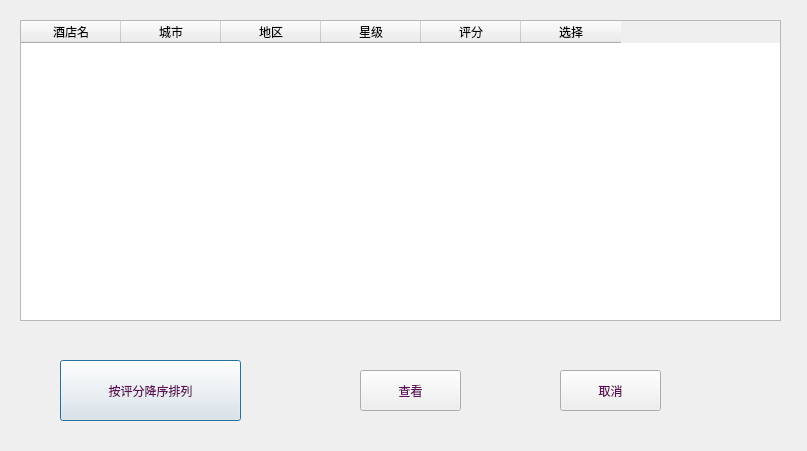
<?xml version="1.0" encoding="UTF-8"?>
<ui version="4.0">
 <class>findroom</class>
 <widget class="QDialog" name="findroom">
  <property name="geometry">
   <rect>
    <x>0</x>
    <y>0</y>
    <width>807</width>
    <height>451</height>
   </rect>
  </property>
  <property name="windowTitle">
   <string>查询酒店</string>
  </property>
  <widget class="QPushButton" name="sort">
   <property name="geometry">
    <rect>
     <x>60</x>
     <y>360</y>
     <width>181</width>
     <height>61</height>
    </rect>
   </property>
   <property name="styleSheet">
    <string notr="true">QPushButton
{
border-image: url(:/Image/kuang18.png);
font: 100 11pt &quot;方正清刻本悦宋简体&quot;;
color:rgb(96, 14, 89)
}
QPushButton:hover
{
border-image: url(:/Image/kaung14.png);
font: 100 11pt &quot;方正清刻本悦宋简体&quot;;
color:rgb(148, 17, 137)
}
QPushButton:pressed
{
border-image: url(:/Image/kuang17.png);
font: 100 11pt &quot;方正清刻本悦宋简体&quot;;
color:rgb(86, 11, 80)
}</string>
   </property>
   <property name="text">
    <string>按评分降序排列</string>
   </property>
  </widget>
  <widget class="QPushButton" name="pushButton_2">
   <property name="geometry">
    <rect>
     <x>560</x>
     <y>370</y>
     <width>101</width>
     <height>41</height>
    </rect>
   </property>
   <property name="styleSheet">
    <string notr="true">QPushButton
{
border-image: url(:/Image/kuang8.png);
font: 100 11pt &quot;方正清刻本悦宋简体&quot;;
color:rgb(96, 14, 89)
}
QPushButton:hover
{
border-image: url(:/Image/kuang9.png);
font: 100 11pt &quot;方正清刻本悦宋简体&quot;;
color:rgb(148, 17, 137)
}
QPushButton:pressed
{
border-image: url(:/Image/kuang10.png);
font: 100 11pt &quot;方正清刻本悦宋简体&quot;;
color:rgb(86, 11, 80)
}</string>
   </property>
   <property name="text">
    <string>取消</string>
   </property>
  </widget>
  <widget class="QTableWidget" name="tableWidget">
   <property name="geometry">
    <rect>
     <x>20</x>
     <y>20</y>
     <width>761</width>
     <height>301</height>
    </rect>
   </property>
   <property name="showGrid">
    <bool>false</bool>
   </property>
   <column>
    <property name="text">
     <string>酒店名</string>
    </property>
   </column>
   <column>
    <property name="text">
     <string>城市</string>
    </property>
   </column>
   <column>
    <property name="text">
     <string>地区</string>
    </property>
   </column>
   <column>
    <property name="text">
     <string>星级</string>
    </property>
   </column>
   <column>
    <property name="text">
     <string>评分</string>
    </property>
   </column>
   <column>
    <property name="text">
     <string>选择</string>
    </property>
   </column>
  </widget>
  <widget class="QPushButton" name="details">
   <property name="geometry">
    <rect>
     <x>360</x>
     <y>370</y>
     <width>101</width>
     <height>41</height>
    </rect>
   </property>
   <property name="styleSheet">
    <string notr="true">QPushButton
{
border-image: url(:/Image/kuang8.png);
font: 100 11pt &quot;方正清刻本悦宋简体&quot;;
color:rgb(96, 14, 89)
}
QPushButton:hover
{
border-image: url(:/Image/kuang9.png);
font: 100 11pt &quot;方正清刻本悦宋简体&quot;;
color:rgb(148, 17, 137)
}
QPushButton:pressed
{
border-image: url(:/Image/kuang10.png);
font: 100 11pt &quot;方正清刻本悦宋简体&quot;;
color:rgb(86, 11, 80)
}</string>
   </property>
   <property name="text">
    <string>查看</string>
   </property>
  </widget>
 </widget>
 <resources/>
 <connections/>
</ui>
